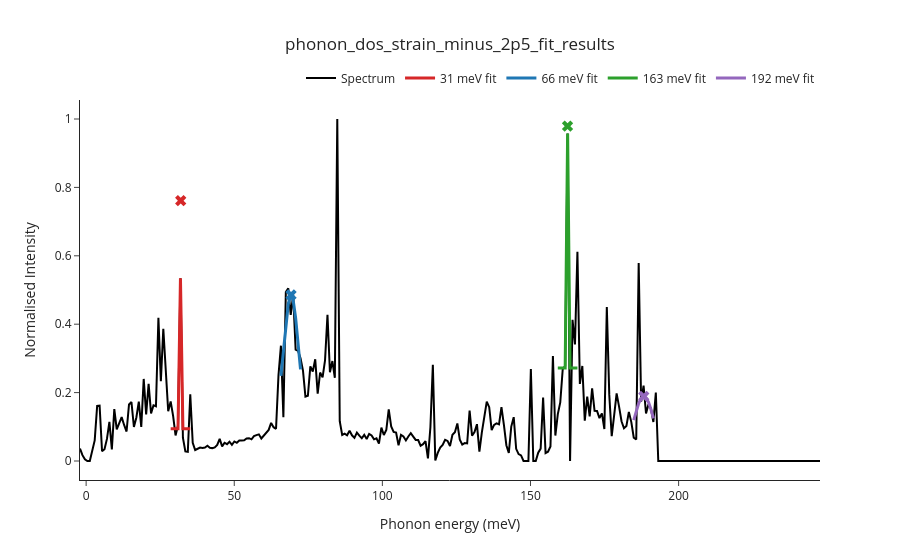

Notebook code for this chart:
### Code cell
output_path = os.path.join("C:\\Users\\ech77\\OneDrive - University of Cambridge\\2026\\Strain\\Theory results\\Peak fitting", "phonon_dos_strain_minus_2p5_fit_results.csv")
io.save_spectrum_and_interactive_html(output_path, energy, dos_minus_2p5, fit_results, targets, window=window)

### Figure 1 — Plotly figure (JSON) as saved in the notebook; plotly's stock layout.template omitted (floating-point values rounded to 4 significant figures; data arrays with more than 128 entries replaced by an {"elided": "..."} marker saying what was removed)
{"data": [{"line": {"color": "black"}, "mode": "lines", "name": "Spectrum", "type": "scatter", "x": {"elided": "303 float values"}, "y": {"elided": "303 float values"}}, {"line": {"color": "#D62728", "width": 3}, "mode": "lines", "name": "31 meV fit", "type": "scatter", "x": [28.54, 29.36, 30.19, 31.02, 31.84, 32.67, 33.5, 34.33, 35.15], "y": [0.09416, 0.09416, 0.09416, 0.09416, 0.5346, 0.09416, 0.09416, 0.09416, 0.09416]}, {"marker": {"color": "#D62728", "size": 10, "symbol": "x"}, "mode": "markers", "showlegend": false, "type": "scatter", "x": [31.93], "y": [0.7612]}, {"line": {"color": "#1F77B4", "width": 3}, "mode": "lines", "name": "66 meV fit", "type": "scatter", "x": [65.76, 66.58, 67.41, 68.24, 69.07, 69.89, 70.72, 71.55, 72.37], "y": [0.2492, 0.3248, 0.4008, 0.4597, 0.4853, 0.4701, 0.4185, 0.3451, 0.2679]}, {"marker": {"color": "#1F77B4", "size": 10, "symbol": "x"}, "mode": "markers", "showlegend": false, "type": "scatter", "x": [69.17], "y": [0.4857]}, {"line": {"color": "#2CA02C", "width": 3}, "mode": "lines", "name": "163 meV fit", "type": "scatter", "x": [159.2, 160.1, 160.9, 161.7, 162.5, 163.4, 164.2, 165.0, 165.8], "y": [0.2717, 0.2717, 0.2717, 0.2717, 0.9574, 0.2717, 0.2717, 0.2717, 0.2717]}, {"marker": {"color": "#2CA02C", "size": 10, "symbol": "x"}, "mode": "markers", "showlegend": false, "type": "scatter", "x": [162.5], "y": [0.9792]}, {"line": {"color": "#9467BD", "width": 3}, "mode": "lines", "name": "192 meV fit", "type": "scatter", "x": [184.9, 185.7, 186.5, 187.3, 188.2, 189.0, 189.8, 190.7, 191.5], "y": [0.1193, 0.1469, 0.1688, 0.1833, 0.1889, 0.185, 0.172, 0.1512, 0.1245]}, {"marker": {"color": "#9467BD", "size": 10, "symbol": "x"}, "mode": "markers", "showlegend": false, "type": "scatter", "x": [188.2], "y": [0.1889]}], "layout": {"legend": {"orientation": "h", "x": 1, "xanchor": "right", "y": 1.02, "yanchor": "bottom"}, "title": {"text": "phonon_dos_strain_minus_2p5_fit_results", "x": 0.5, "xanchor": "center"}, "xaxis": {"title": {"text": "Phonon energy (meV)"}}, "yaxis": {"title": {"text": "Normalised Intensity"}}}}
